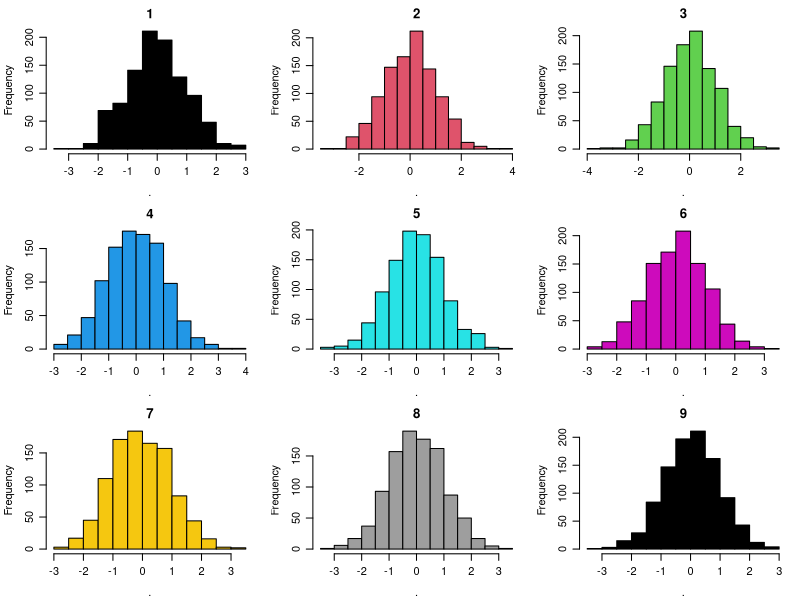
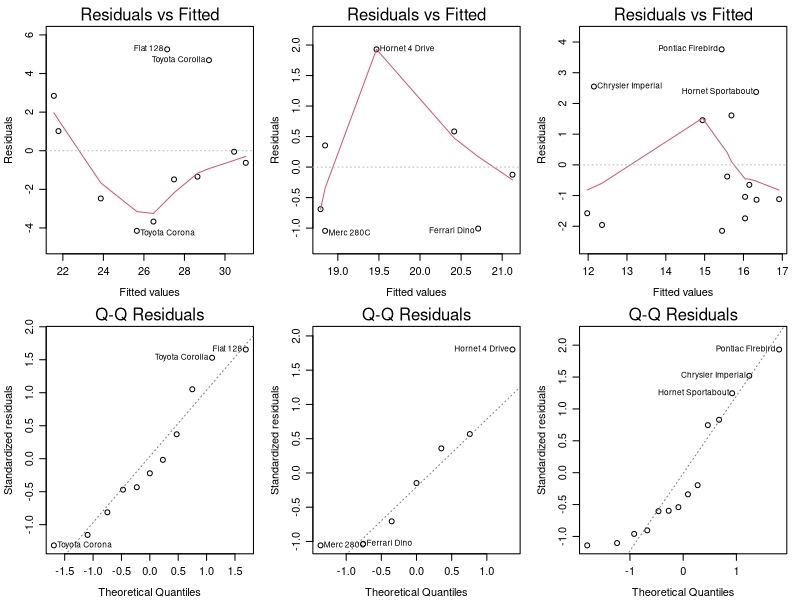

The R script that drew these images, in order:
## ---- chunk 1
#| output: false
library(dplyr)
library(purrr)
## ---- chunk 2
data_hard_code <- data.frame(
  Name = c("Alice", "Bob", "Charlie"),
  Age = c(21, 25, 35),
  Height = c(5.5, 6.2, 5.9)
)
data_hard_code
## ---- chunk 3
par(mfrow=c(3, 3), mar=c(3.5, 3.5, 2, 1), mgp=c(2.4, 0.8, 0))
map(1:9, function(i)rnorm(1000) %>% hist(., main=i, col=i))
## ---- chunk 4
var <- c(
  "USA",
  "MEX"
)
var
## ---- chunk 5
# library(ggThemeAssist)
library(ggplot2)
## ---- chunk 6
par(mfcol=c(2, 3), mar=c(3.5, 3.5, 2, 1), mgp=c(2.4, 0.8, 0))
mtcars %>%
  split(.$cyl) %>%
  map(~ lm(mpg ~ wt, data = .x)) %>%
  map(function(x)plot(x, which=c(1, 2)))
